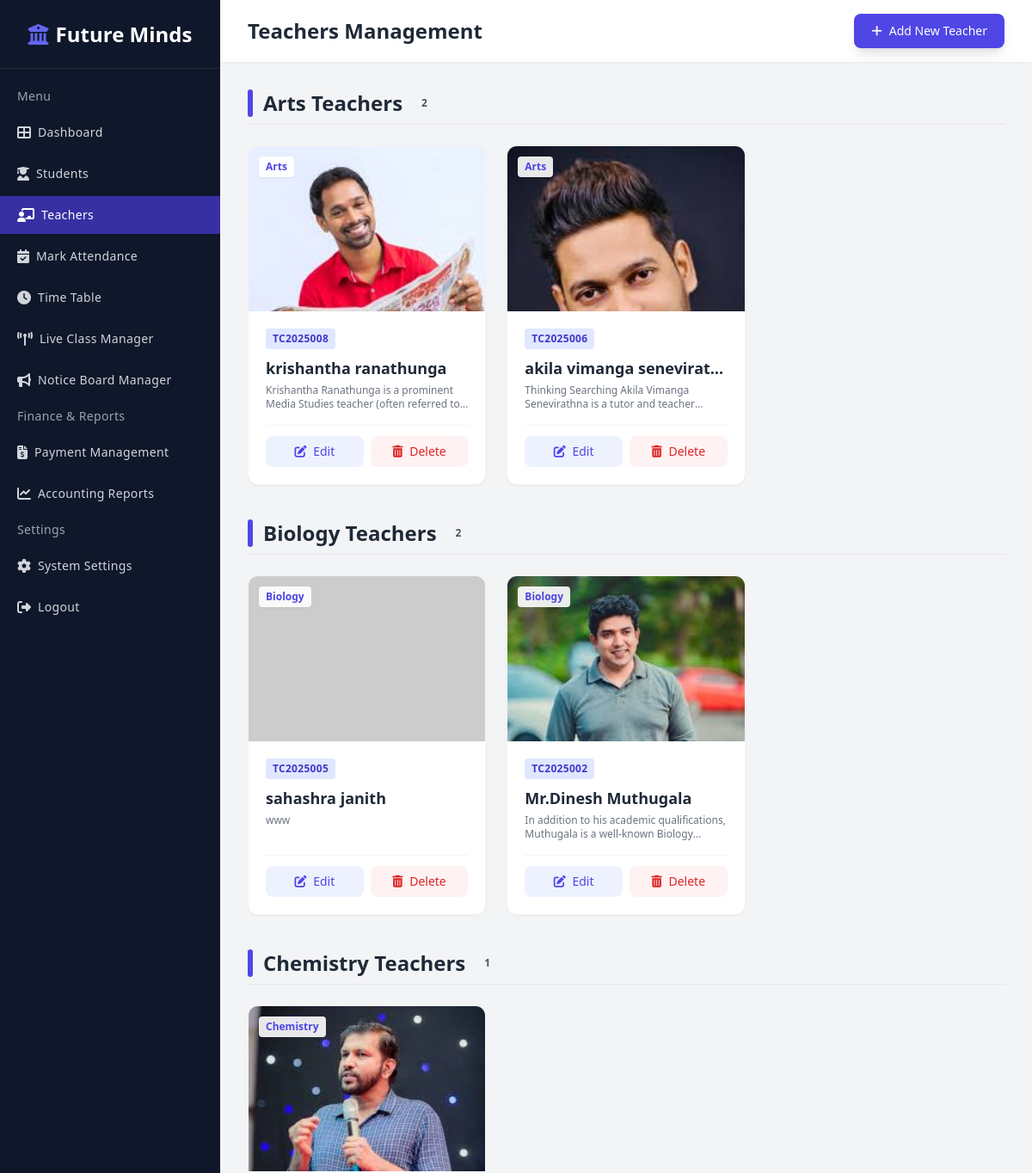
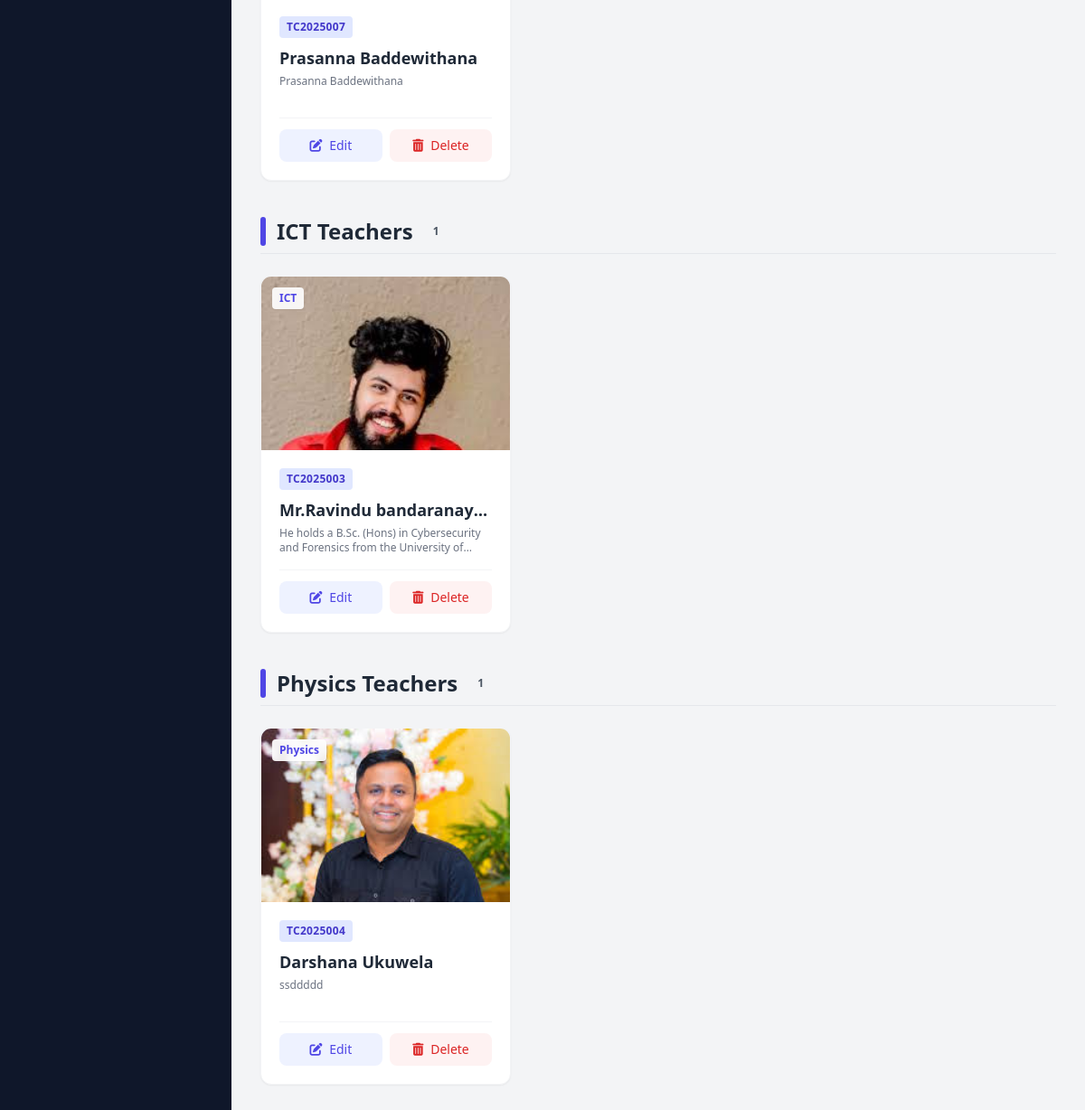
Page /admin/teachers.php on the committed database (2 pictures, top to bottom).
### tables this page shows
CREATE TABLE `teachers` (
  `teacher_id` int(11) NOT NULL,
  `teacher_number` varchar(20) NOT NULL,
  `password` varchar(255) NOT NULL,
  `full_name` varchar(150) NOT NULL,
  `phone` varchar(20) NOT NULL,
  `subject` varchar(100) NOT NULL,
  `description` text DEFAULT NULL,
  `image` varchar(255) DEFAULT NULL,
  `status` int(1) NOT NULL DEFAULT 1,
  `created_at` timestamp NOT NULL DEFAULT current_timestamp()
);

### admin/teachers.php (the view, shortened to what this page needs)
<?php
include 'db_con.php';
?>
<!DOCTYPE html>
<html lang="en">
<head>
    <script src="https://cdn.tailwindcss.com"></script>
    <link rel="stylesheet" href="https://cdnjs.cloudflare.com/ajax/libs/font-awesome/6.4.0/css/all.min.css">
</head>
<body class="bg-gray-100 font-sans antialiased">
    <?php include('includes/sidebar.php'); ?>
    <div class="ml-64 flex flex-col min-h-screen">
        <header class="bg-white shadow-sm py-4 px-8 flex justify-between items-center sticky top-0 z-40">
            <h2 class="text-2xl font-bold text-gray-800">Teachers Management</h2>
            <div class="flex items-center gap-4">
                <a href="add_teacher.php" class="bg-indigo-600 text-white px-5 py-2.5 rounded-lg text-sm font-medium hover:bg-indigo-700 transition shadow-lg flex items-center gap-2">
                    <i class="fas fa-plus"></i> Add New Teacher
                </a>
            </div>
        </header>
        <main class="p-8">
            <?php
            $sql = "SELECT * FROM teachers WHERE status = 1 ORDER BY subject ASC, teacher_id DESC";
            $result = $conn->query($sql);
            $teachers_by_subject = [];
            if ($result->num_rows > 0) {
                while($row = $result->fetch_assoc()) {
                    $teachers_by_subject[$row['subject']][] = $row;
                }
            }
            if (!empty($teachers_by_subject)) {
                foreach ($teachers_by_subject as $subject => $teachers) {
            ?>
                <div class="mb-10">
                    <div class="flex items-center gap-3 mb-6 border-b border-gray-200 pb-2">
                        <div class="h-8 w-1.5 bg-indigo-600 rounded-full"></div>
                        <h2 class="text-2xl font-bold text-gray-800"><?php echo htmlspecialchars($subject); ?> Teachers</h2>
                        <span class="bg-gray-100 text-gray-600 text-xs font-semibold px-2.5 py-0.5 rounded-full">
                            <?php echo count($teachers); ?>
                        </span>
                    </div>
                    <div class="grid grid-cols-1 md:grid-cols-2 lg:grid-cols-3 xl:grid-cols-4 gap-6">
                        <?php foreach ($teachers as $row) {
                            $img = $row['image'];
                            $imgPath = "../assets/images/teachers/" . $img;
                            if (empty($img) || !file_exists($imgPath)) {
                                $imgPath = "https://ui-avatars.com/api/?name=" . urlencode($row['full_name']) . "&background=random";
                            }
                        ?>
                        <div class="bg-white rounded-xl shadow-sm border border-gray-100 overflow-hidden hover:shadow-md transition group">
                            <div class="relative h-48 overflow-hidden bg-gray-100">
                                <img src="<?php echo $imgPath; ?>" alt="<?php echo htmlspecialchars($row['full_name']); ?>"
                                     class="w-full h-full object-cover object-top transition-transform duration-500 group-hover:scale-105">
                                <div class="absolute top-3 left-3 bg-white/90 backdrop-blur-sm px-2 py-1 rounded text-xs font-bold text-indigo-600 shadow-sm">
                                    <?php echo htmlspecialchars($row['subject']); ?>
                                </div>
                            </div>
                            <div class="p-5">
                                <div class="flex justify-between items-center mb-2">
                                    <span class="bg-indigo-100 text-indigo-700 text-xs font-bold px-2 py-1 rounded uppercase tracking-wide">
                                        <?php echo isset($row['teacher_number']) ? htmlspecialchars($row['teacher_number']) : 'NO ID'; ?>
                                    </span>
                                </div>
                                <h3 class="font-bold text-gray-800 text-lg mb-1 truncate"><?php echo htmlspecialchars($row['full_name']); ?></h3>
                                <p class="text-gray-500 text-xs mb-4 line-clamp-2 h-8"><?php echo htmlspecialchars($row['description']); ?></p>
                                <div class="flex gap-2 pt-3 border-t border-gray-100">
                                    <a href="edit_teacher.php?id=<?php echo $row['teacher_id']; ?>"
                                       class="flex-1 bg-indigo-50 text-indigo-600 py-2 rounded-lg text-sm font-medium hover:bg-indigo-100 transition text-center group-hover:bg-indigo-600 group-hover:text-white">
                                        <i class="fas fa-edit mr-1"></i> Edit
                                    </a>
                                    <a href="delete_teacher.php?id=<?php echo $row['teacher_id']; ?>"
                                       onclick="return confirm('Are you sure you want to remove this teacher?');"
                                       class="flex-1 bg-red-50 text-red-600 py-2 rounded-lg text-sm font-medium hover:bg-red-100 transition text-center group-hover:bg-red-600 group-hover:text-white">
                                        <i class="fas fa-trash-alt mr-1"></i> Delete
                                    </a>
                                </div>
                            </div>
                        </div>
                        <?php }  ?>
                    </div>
                </div>
                <?php
                }
            } ?>
        </main>
    </div>
</body>
</html>

### admin/includes/sidebar.php
<?php
$current_page = basename($_SERVER['PHP_SELF']);
?>
<div class="fixed left-0 top-0 w-64 h-full bg-slate-900 text-white transition-all duration-300 z-50 sidebar-menu">
    <div class="flex items-center justify-center h-20 border-b border-gray-800">
        <div class="text-2xl font-bold text-white flex items-center gap-2">
            <i class="fas fa-university text-indigo-500"></i>
            <span>Future Minds</span>
        </div>
    </div>
    <div class="overflow-y-auto overflow-x-hidden flex-grow">
        <ul class="flex flex-col py-4 space-y-1">
            <li class="px-5">
                <div class="flex flex-row items-center h-8">
                    <div class="text-sm font-light tracking-wide text-gray-400">Menu</div>
                </div>
            </li>
            <li>
                <a href="index.php"
                    class="relative flex flex-row items-center h-11 focus:outline-none hover:bg-indigo-600 text-gray-300 hover:text-white border-l-4 border-transparent hover:border-indigo-400 pr-6 <?php echo ($current_page == 'index.php') ? 'bg-indigo-800 text-white border-indigo-500' : ''; ?>">
                    <span class="inline-flex justify-center items-center ml-4">
                        <i class="fas fa-th-large"></i>
                    </span>
                    <span class="ml-2 text-sm tracking-wide truncate">Dashboard</span>
                </a>
            </li>
            <li>
                <a href="student.php"
                    class="relative flex flex-row items-center h-11 focus:outline-none hover:bg-indigo-600 text-gray-300 hover:text-white border-l-4 border-transparent hover:border-indigo-400 pr-6 <?php echo ($current_page == 'student.php' || $current_page == 'student_status.php') ? 'bg-indigo-800 text-white border-indigo-500' : ''; ?>">
                    <span class="inline-flex justify-center items-center ml-4">
                        <i class="fas fa-user-graduate"></i>
                    </span>
                    <span class="ml-2 text-sm tracking-wide truncate">Students</span>
                </a>
            </li>
            <li>
                <a href="teachers.php"
                    class="relative flex flex-row items-center h-11 focus:outline-none hover:bg-indigo-600 text-gray-300 hover:text-white border-l-4 border-transparent hover:border-indigo-400 pr-6 <?php echo ($current_page == 'teachers.php' || $current_page == 'add_teacher.php' || $current_page == 'edit_teacher.php' || $current_page == 'delete_teacher.php') ? 'bg-indigo-800 text-white border-indigo-500' : ''; ?>">
                    <span class="inline-flex justify-center items-center ml-4">
                        <i class="fas fa-chalkboard-teacher"></i>
                    </span>
                    <span class="ml-2 text-sm tracking-wide truncate">Teachers</span>
                </a>
            </li>
            <li>
                <a href="mark_attendance.php"
                    class="relative flex flex-row items-center h-11 focus:outline-none hover:bg-indigo-600 text-gray-300 hover:text-white border-l-4 border-transparent hover:border-indigo-400 pr-6 <?php echo ($current_page == 'mark_attendance.php') ? 'bg-indigo-800 text-white border-indigo-500' : ''; ?>">
                    <span class="inline-flex justify-center items-center ml-4">
                        <i class="fas fa-calendar-check"></i>
                    </span>
                    <span class="ml-2 text-sm tracking-wide truncate">Mark Attendance</span>
                </a>
            </li>
            <li>
                <a href="timetable.php"
                    class="relative flex flex-row items-center h-11 focus:outline-none hover:bg-indigo-600 text-gray-300 hover:text-white border-l-4 border-transparent hover:border-indigo-400 pr-6 <?php echo ($current_page == 'timetable.php' || $current_page == 'add_timetable.php' || $current_page == 'edit_timetable.php') ? 'bg-indigo-800 text-white border-indigo-500' : ''; ?>">
                    <span class="inline-flex justify-center items-center ml-4">
                        <i class="fas fa-clock"></i>
                    </span>
                    <span class="ml-2 text-sm tracking-wide truncate">Time Table</span>
                </a>
            </li>
            <li>
                <a href="manage_live_class.php"
                    class="relative flex flex-row items-center h-11 focus:outline-none hover:bg-indigo-600 text-gray-300 hover:text-white border-l-4 border-transparent hover:border-indigo-400 pr-6 <?php echo ($current_page == 'manage_live_class.php') ? 'bg-indigo-800 text-white border-indigo-500' : ''; ?>">
                    <span class="inline-flex justify-center items-center ml-4">
                        <i class="fas fa-broadcast-tower"></i>
                    </span>
                    <span class="ml-2 text-sm tracking-wide truncate">Live Class Manager</span>
                </a>
            </li>
            <li>
                <a href="manage_notices.php"
                    class="relative flex flex-row items-center h-11 focus:outline-none hover:bg-indigo-600 text-gray-300 hover:text-white border-l-4 border-transparent hover:border-indigo-400 pr-6 <?php echo ($current_page == 'manage_notices.php') ? 'bg-indigo-800 text-white border-indigo-500' : ''; ?>">
                    <span class="inline-flex justify-center items-center ml-4">
                        <i class="fas fa-bullhorn"></i>
                    </span>
                    <span class="ml-2 text-sm tracking-wide truncate">Notice Board Manager</span>
                </a>
            </li>
            <li class="px-5 mt-5">
                <div class="flex flex-row items-center h-8">
                    <div class="text-sm font-light tracking-wide text-gray-400">Finance & Reports</div>
                </div>
            </li>
            <li>
                <a href="payments.php"
                    class="relative flex flex-row items-center h-11 focus:outline-none hover:bg-indigo-600 text-gray-300 hover:text-white border-l-4 border-transparent hover:border-indigo-400 pr-6 <?php echo ($current_page == 'payments.php') ? 'bg-indigo-800 text-white border-indigo-500' : ''; ?>">
                    <span class="inline-flex justify-center items-center ml-4">
                        <i class="fas fa-file-invoice-dollar"></i>
                    </span>
                    <span class="ml-2 text-sm tracking-wide truncate">Payment Management</span>
                </a>
            </li>
            <li>
                <a href="accounting.php"
                    class="relative flex flex-row items-center h-11 focus:outline-none hover:bg-indigo-600 text-gray-300 hover:text-white border-l-4 border-transparent hover:border-indigo-400 pr-6 <?php echo ($current_page == 'accounting.php') ? 'bg-indigo-800 text-white border-indigo-500' : ''; ?>">
                    <span class="inline-flex justify-center items-center ml-4">
                        <i class="fas fa-chart-line"></i>
                    </span>
                    <span class="ml-2 text-sm tracking-wide truncate">Accounting Reports</span>
                </a>
            </li>
            <li class="px-5 mt-5">
                <div class="flex flex-row items-center h-8">
                    <div class="text-sm font-light tracking-wide text-gray-400">Settings</div>
                </div>
            </li>
            <li>
                <a href="settings.php"
                    class="relative flex flex-row items-center h-11 focus:outline-none hover:bg-indigo-600 text-gray-300 hover:text-white border-l-4 border-transparent hover:border-indigo-400 pr-6 <?php echo ($current_page == 'settings.php') ? 'bg-indigo-800 text-white border-indigo-500' : ''; ?>">
                    <span class="inline-flex justify-center items-center ml-4">
                        <i class="fas fa-cog"></i>
                    </span>
                    <span class="ml-2 text-sm tracking-wide truncate">System Settings</span>
                </a>
            </li>
            <li>
                <a href="logout.php"
                    class="relative flex flex-row items-center h-11 focus:outline-none hover:bg-red-600 text-gray-300 hover:text-white border-l-4 border-transparent hover:border-red-400 pr-6">
                    <span class="inline-flex justify-center items-center ml-4">
                        <i class="fas fa-sign-out-alt"></i>
                    </span>
                    <span class="ml-2 text-sm tracking-wide truncate">Logout</span>
                </a>
            </li>
        </ul>
    </div>
</div>

### admin/teachers.php (style rules this page uses)
body { font-family: 'Poppins', sans-serif; }

### rows in the picture
teachers: image (picture), subject "Arts", teacher_number "TC2025008", full_name "krishantha ranathunga", description "Krishantha Ranathunga is a prominent Media Studies teacher (often referred…"
teachers: image (picture), subject "Arts", teacher_number "TC2025006", full_name "akila vimanga senevirat…", description "Thinking Searching Akila Vimanga Senevirathna is a tutor and…"
teachers: subject "Biology", teacher_number "TC2025005", full_name "sahashra janith", description "www"
teachers: image (picture), subject "Biology", teacher_number "TC2025002", full_name "Mr.Dinesh Muthugala", description "In addition to his academic qualifications, Muthugala is a well-known…"
teachers: image (picture), subject "Chemistry", teacher_number "TC2025007", full_name "Prasanna Baddewithana", description "Prasanna Baddewithana"
teachers: image (picture), subject "ICT", teacher_number "TC2025003", full_name "Mr.Ravindu bandaranay…", description "He holds a B.Sc. (Hons) in Cybersecurity and Forensics from the University…"
teachers: image (picture), subject "Physics", teacher_number "TC2025004", full_name "Darshana Ukuwela", description "ssddddd"

### other values in the picture
$subject "Arts"
count($teachers) "2"
$subject "Biology"
$subject "Chemistry"
count($teachers) "1"
$subject "ICT"
$subject "Physics"
